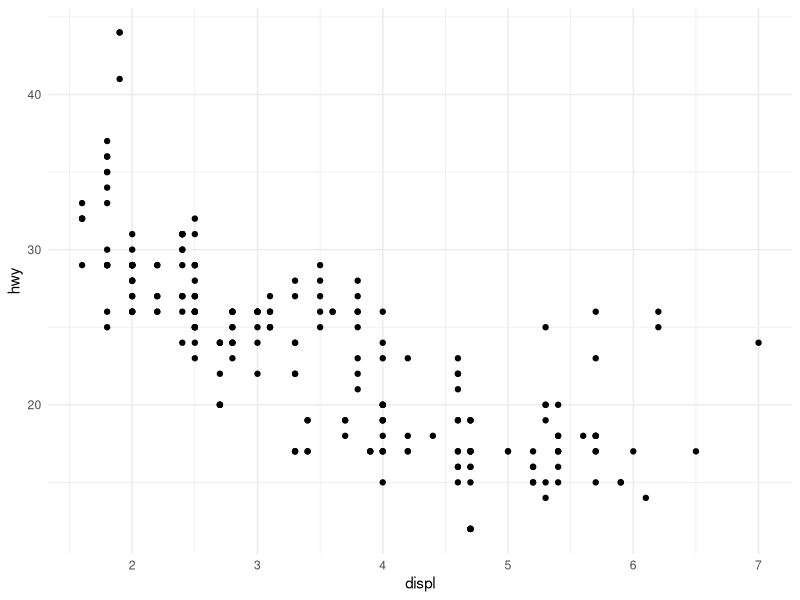
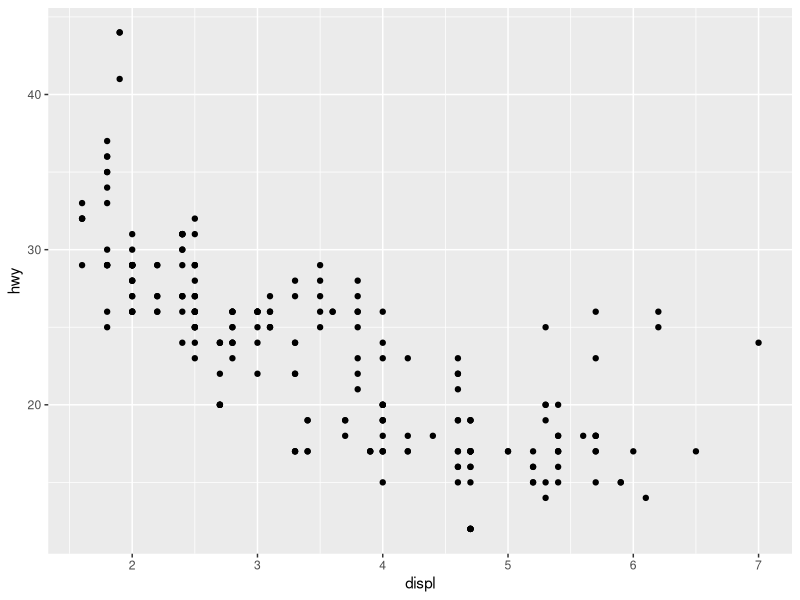

Recreate these plots in R, in order.
#########################
## github exercise
#########################

#### packages ############

library(tidyverse)


#### data ###############
data <- ggplot2::mpg



#### Graph 1

data %>% 
  ggplot(aes(x= displ, y = hwy)) +
  geom_point() +
  theme_minimal()

#### Graph 2

data %>% 
  ggplot(aes(x= displ, y = hwy)) +
  geom_point() 
